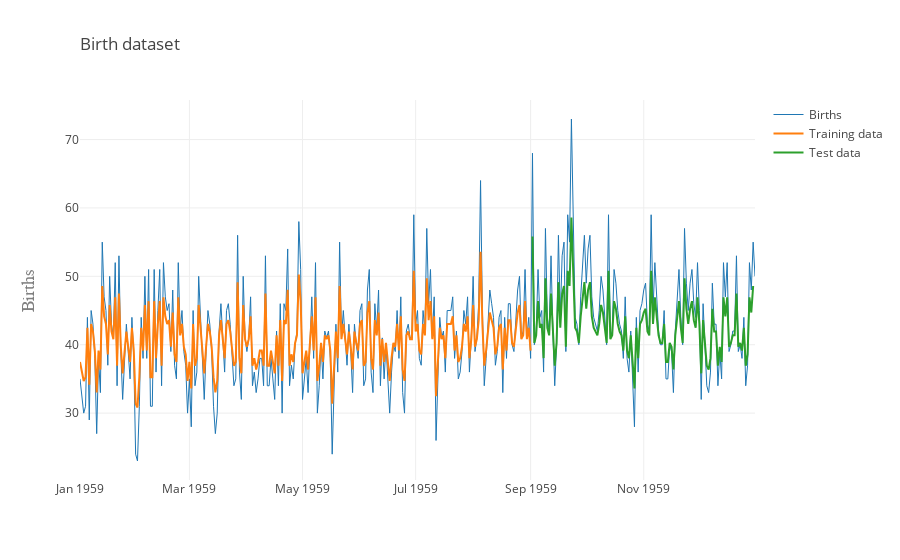

Notebook cell for this chart:
### Code cell
import plotly
plotly.offline.init_notebook_mode(connected=True)
from plotly.offline import plot, iplot
import plotly.graph_objs as go


df = pd.read_csv('./data/time_series_course_data/daily-total-female-births.csv')
# convert the Date columns
df['Date'] = pd.to_datetime(df["Date"], format="%Y-%m-%d")


# plot

# original data
df.set_index('Date', inplace=True)
x=df.index
y=df['Births'].values

# Create a trace
trace = go.Scatter(
    x = x,
    y = y,
    name = 'Births',
    line = dict(
        width = 1
        )
)

# train data

x=trainPredict.index
y=trainPredict['prediction'].values

# Create a trace
trace2 = go.Scatter(
    x = x,
    y = y,
    name = 'Training data'
)


# test data

x=testPredict.index
y=testPredict['prediction'].values

# Create a trace
trace3 = go.Scatter(
    x = x,
    y = y,
    name = 'Test data'
)



layout = go.Layout(
            title=go.layout.Title(
                text='Birth dataset',
                xref='paper',
                x=0
            ),
            yaxis=go.layout.YAxis(
                title=go.layout.yaxis.Title(
                    text='Births',
                    font=dict(
                        family='Futura',
                        size=18,
                        color='#7f7f7f'
                    )
                )
            ),
            showlegend=True
        )
data = [trace, trace2, trace3]
fig = go.Figure(data=data, layout=layout)


iplot(fig)

### Figure 1 — Plotly figure (JSON) as saved in the notebook; plotly's stock layout.template omitted (floating-point values rounded to 4 significant figures; data arrays with more than 128 entries replaced by an {"elided": "..."} marker saying what was removed)
{"data": [{"line": {"width": 1}, "name": "Births", "type": "scatter", "uid": "5dcb441e-a49d-46ef-9136-77e5c2f17e02", "x": {"elided": "365 str values"}, "y": {"elided": "365 int values"}}, {"name": "Training data", "type": "scatter", "uid": "8ba5ef82-d815-47a9-8857-58aac0ba4964", "x": {"elided": "244 str values"}, "y": {"elided": "244 float values"}}, {"name": "Test data", "type": "scatter", "uid": "4373249d-bfd7-4c8b-9abb-cec8bcfcf71a", "x": ["1959-09-02", "1959-09-03", "1959-09-04", "1959-09-05", "1959-09-06", "1959-09-07", "1959-09-08", "1959-09-09", "1959-09-10", "1959-09-11", "1959-09-12", "1959-09-13", "1959-09-14", "1959-09-15", "1959-09-16", "1959-09-17", "1959-09-18", "1959-09-19", "1959-09-20", "1959-09-21", "1959-09-22", "1959-09-23", "1959-09-24", "1959-09-25", "1959-09-26", "1959-09-27", "1959-09-28", "1959-09-29", "1959-09-30", "1959-10-01", "1959-10-02", "1959-10-03", "1959-10-04", "1959-10-05", "1959-10-06", "1959-10-07", "1959-10-08", "1959-10-09", "1959-10-10", "1959-10-11", "1959-10-12", "1959-10-13", "1959-10-14", "1959-10-15", "1959-10-16", "1959-10-17", "1959-10-18", "1959-10-19", "1959-10-20", "1959-10-21", "1959-10-22", "1959-10-23", "1959-10-24", "1959-10-25", "1959-10-26", "1959-10-27", "1959-10-28", "1959-10-29", "1959-10-30", "1959-10-31", "1959-11-01", "1959-11-02", "1959-11-03", "1959-11-04", "1959-11-05", "1959-11-06", "1959-11-07", "1959-11-08", "1959-11-09", "1959-11-10", "1959-11-11", "1959-11-12", "1959-11-13", "1959-11-14", "1959-11-15", "1959-11-16", "1959-11-17", "1959-11-18", "1959-11-19", "1959-11-20", "1959-11-21", "1959-11-22", "1959-11-23", "1959-11-24", "1959-11-25", "1959-11-26", "1959-11-27", "1959-11-28", "1959-11-29", "1959-11-30", "1959-12-01", "1959-12-02", "1959-12-03", "1959-12-04", "1959-12-05", "1959-12-06", "1959-12-07", "1959-12-08", "1959-12-09", "1959-12-10", "1959-12-11", "1959-12-12", "1959-12-13", "1959-12-14", "1959-12-15", "1959-12-16", "1959-12-17", "1959-12-18", "1959-12-19", "1959-12-20", "1959-12-21", "1959-12-22", "1959-12-23", "1959-12-24", "1959-12-25", "1959-12-26", "1959-12-27", "1959-12-28", "1959-12-29", "1959-12-30"], "y": [55.81, 40.26, 41.37, 46.37, 42.48, 43.04, 38.04, 49.7, 42.48, 41.37, 47.48, 41.37, 36.93, 40.26, 49.15, 42.48, 47.48, 48.59, 39.7, 50.81, 48.59, 58.59, 48.59, 42.48, 41.93, 40.26, 44.15, 46.37, 49.15, 45.26, 48.04, 49.15, 44.15, 42.48, 41.93, 41.37, 43.04, 45.81, 44.7, 41.93, 40.26, 50.81, 40.81, 41.37, 46.37, 45.26, 43.04, 41.93, 41.37, 39.15, 44.15, 39.15, 38.04, 41.37, 37.48, 33.59, 42.48, 38.04, 43.04, 43.59, 44.7, 45.26, 41.93, 41.37, 50.81, 43.04, 46.92, 43.59, 41.37, 40.26, 40.26, 43.04, 37.48, 37.48, 40.26, 39.7, 36.37, 41.37, 44.15, 46.37, 42.48, 40.26, 49.7, 45.26, 43.04, 45.26, 46.37, 43.59, 42.48, 46.92, 43.04, 35.82, 43.59, 40.81, 36.93, 36.37, 38.04, 45.26, 41.93, 41.93, 36.93, 39.7, 37.48, 46.92, 44.15, 46.92, 39.7, 40.26, 41.37, 41.37, 47.48, 39.7, 40.26, 39.15, 42.48, 36.93, 38.59, 46.92, 44.7, 48.59]}], "layout": {"autosize": true, "showlegend": true, "title": {"text": "Birth dataset", "x": 0, "xref": "paper"}, "xaxis": {"autorange": true, "range": ["1959-01-01", "1959-12-31"], "type": "date"}, "yaxis": {"autorange": true, "range": [20.22, 75.78], "title": {"font": {"color": "#7f7f7f", "family": "Futura", "size": 18}, "text": "Births"}, "type": "linear"}}}
